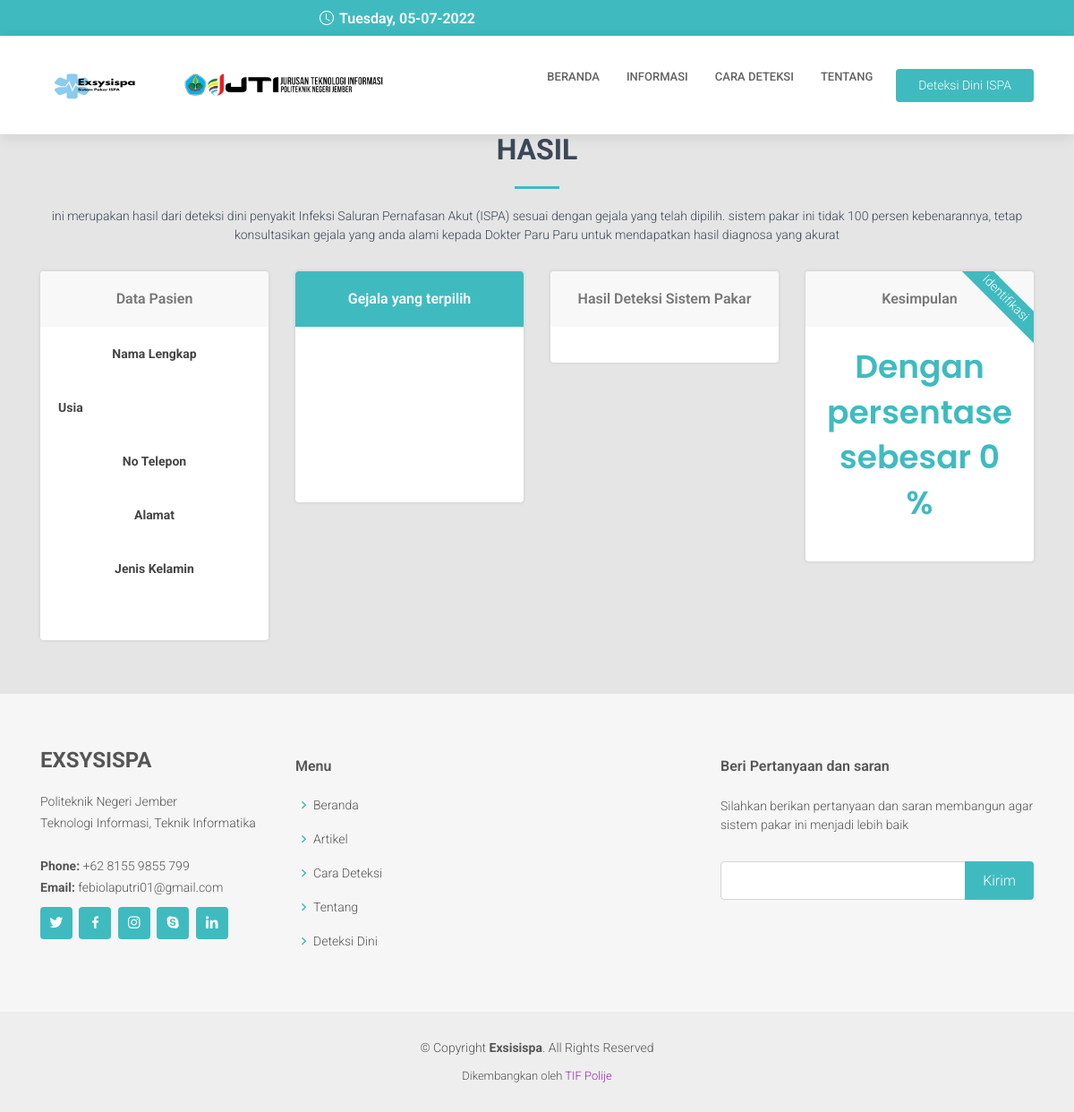
The page /index.php/frontend/konsultasi/act on the database as committed earlier.
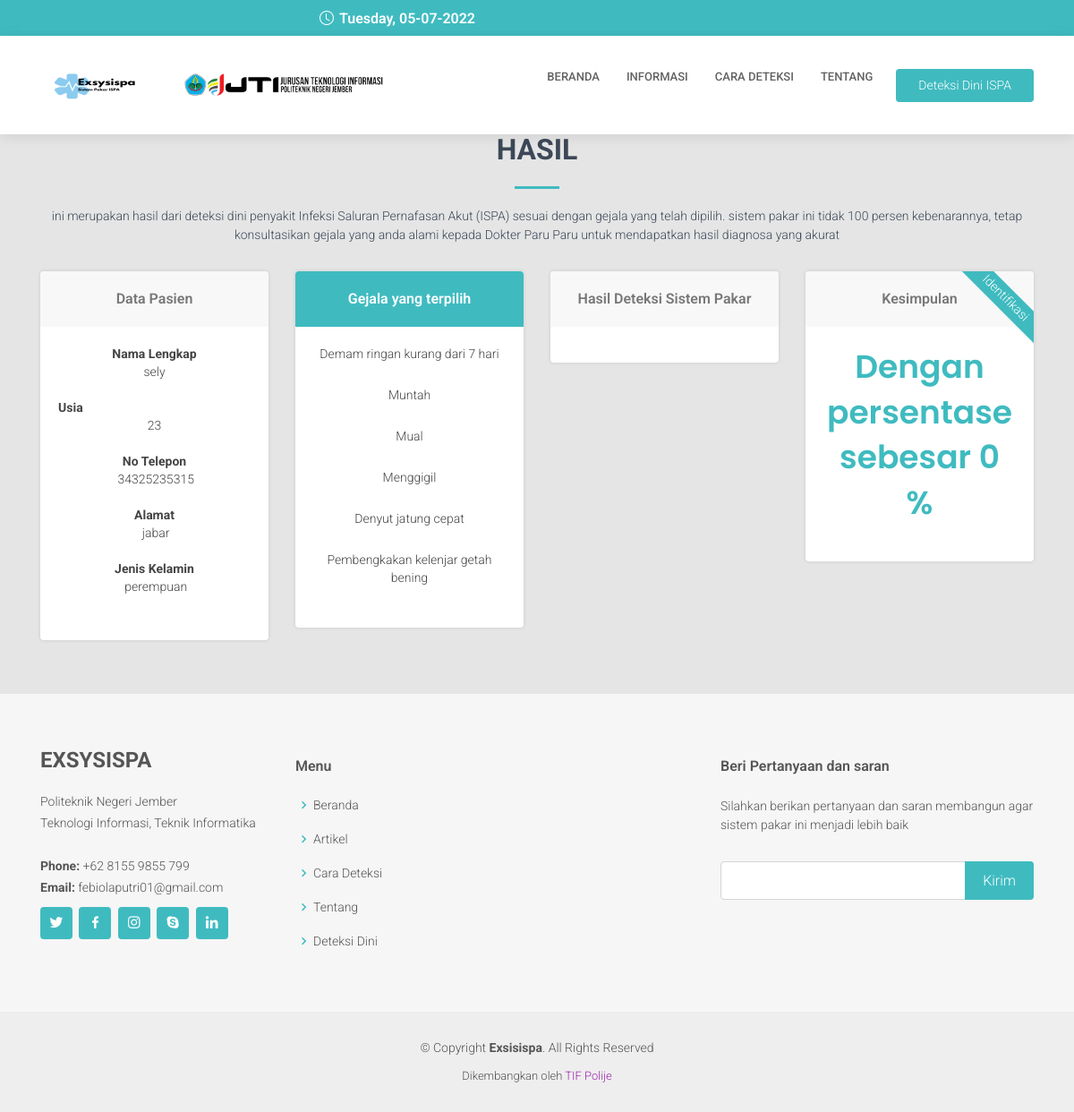
The same page on the database as committed later.
### tables this page shows
CREATE TABLE `tb_deteksi_pasien` (
  `id_deteksi_pasien` int(11) NOT NULL,
  `nama_pasien` varchar(255) NOT NULL,
  `usia` int(11) NOT NULL,
  `no_telfon` varchar(14) NOT NULL,
  `alamat` varchar(255) NOT NULL,
  `jenis_kelamin` varchar(50) NOT NULL,
  `deteksi_hasil_id` int(11) NOT NULL,
  `deteksi_date` timestamp NOT NULL DEFAULT current_timestamp() ON UPDATE current_timestamp()
);

CREATE TABLE `tb_gejala` (
  `id_gejala` int(11) NOT NULL,
  `kode_gejala` varchar(10) NOT NULL,
  `nama_gejala` varchar(100) NOT NULL,
  `image_gejala` varchar(128) NOT NULL,
  `gejala_inputdate` timestamp NOT NULL DEFAULT current_timestamp() ON UPDATE current_timestamp()
);

### application/controllers/frontend/Konsultasi.php (called while the page is built, shortened)
<?php
class Konsultasi extends CI_Controller
{
    public function __construct()
    {
        $this->load->model('konsultasi_model');
        $this->load->model('penyakit_model');
        $this->load->model('pertanyaan_model');
        $this->load->model('random_model');
        $this->load->model('evidence_model');
    }
    public function act()
    {
        $this->db->truncate('tmp_hitung');
        $kesimpulan['penyakit'] = $nama_penyakit;
        $kesimpulan['persentase'] = max($rule2);
        $this->hasil($kesimpulan);
}
    public function hasil($kesimpulan)
    {
        $data['datapasien']=$this->konsultasi_model->getPalingBaru();
        $data['penyakit']=$kesimpulan['penyakit'];
        $data['persentase']=$kesimpulan['persentase'];
        $this->db->select('hitung_id_gejala');
        $gej = $this->db->get('tmp_hitung')->result_array();
        $data['count']=count($gej);
        $s = 1;
        foreach ($gej as $gej){
            $data['gejala'][$s]=$this->db->where('id_gejala',$gej['hitung_id_gejala'])->get('tb_gejala')->row();
            $s++;
        }
        $this->load->view('frontend/_partials/header');
        $this->load->view('frontend/_partials/topbar');
        $this->load->view('frontend/deteksi/hasil',$data);
        $this->load->view('frontend/_partials/footer');
    }
}

### index.php (called while the page is built, shortened)
<?php
require_once BASEPATH.'core/CodeIgniter.php';

### application/models/Konsultasi_model.php (called while the page is built, shortened)
<?php
class Konsultasi_model extends CI_Model
{
    private $_table = 'tb_deteksi_pasien';
    public function getPalingBaru()
    {
        return $this->db->order_by('deteksi_date', 'DESC')->limit(1)->get($this->_table)->row_array();
    }
}

### application/views/frontend/deteksi/hasil.php (the view, shortened to what this page needs)
    <section id="pricing" class="pricing">
      <div class="container" data-aos="fade-up">
<br><br><br>
        <div class="section-title">
          <h2>Hasil</h2>
          <p>ini merupakan hasil dari deteksi dini penyakit Infeksi Saluran Pernafasan Akut (ISPA) sesuai dengan gejala yang telah dipilih. sistem pakar ini tidak 100 persen kebenarannya, tetap konsultasikan gejala yang anda alami kepada Dokter Paru Paru untuk mendapatkan hasil diagnosa yang akurat </p>
        </div>
        <div class="row">
          <div class="col-lg-3 col-md-6">
            <div class="box" data-aos="fade-up" data-aos-delay="100">
              <h3>Data Pasien </h3>
              <ul>
                      <strong>Nama Lengkap</strong><br>
                      <?= $datapasien['nama_pasien']; ?><br><br>
                      <strong class="pull-left">Usia</strong><br>
                      <?= $datapasien['usia']; ?><br><br>
                      <strong>No Telepon </strong><br>
                      &nbsp;<?= $datapasien['no_telfon']; ?><br><br>
                      <strong>Alamat </strong><br>
                      &nbsp;<?= $datapasien['alamat']; ?><br><br>
                      <strong>Jenis Kelamin </strong><br>
                      &nbsp;<?= $datapasien['jenis_kelamin']; ?><br><br>
              </ul>
            </div>
          </div>
          <div class="col-lg-3 col-md-6 mt-4 mt-md-0">
            <div class="box featured" data-aos="fade-up" data-aos-delay="200">
              <h3>Gejala yang terpilih</h3>
              <?php for ($i=1; $i <=$count ; $i++) { ?>
                <ul><li><?=$gejala[$i]->nama_gejala?></li></ul>
              <?php } ?>
            </div>
          </div>
          <div class="col-lg-3 col-md-6 mt-4 mt-lg-0">
            <div class="box" data-aos="fade-up" data-aos-delay="300">
              <h3>Hasil Deteksi Sistem Pakar</h3>
            </div>
          </div>
          <div class="col-lg-3 col-md-6 mt-4 mt-lg-0">
            <div class="box" data-aos="fade-up" data-aos-delay="400">
              <span class="advanced">Identifikasi</span>
              <h3>Kesimpulan</h3>
              <h4>Dengan persentase sebesar <?=$persentase*100?> %</h4>
            </div>
          </div>
        </div>
      </div>
    </section>

### application/views/frontend/_partials/header.php (shortened to what this page needs)
<!DOCTYPE html>
<html lang="en">
<head>
  <link href="<?= base_url('assets/template/')?>vendor/animate.css/animate.min.css" rel="stylesheet">
  <link href="<?= base_url('assets/template/')?>vendor/aos/aos.css" rel="stylesheet">
  <link href="<?= base_url('assets/template/')?>vendor/bootstrap/css/bootstrap.min.css" rel="stylesheet">
  <link href="<?= base_url('assets/template/')?>vendor/bootstrap-icons/bootstrap-icons.css" rel="stylesheet">
  <link href="<?= base_url('assets/template/')?>vendor/boxicons/css/boxicons.min.css" rel="stylesheet">
  <link href="<?= base_url('assets/template/')?>vendor/fontawesome-free/css/all.min.css" rel="stylesheet">
  <link href="<?= base_url('assets/template/')?>vendor/glightbox/css/glightbox.min.css" rel="stylesheet">
  <link href="<?= base_url('assets/template/')?>vendor/swiper/swiper-bundle.min.css" rel="stylesheet">
  <link href="<?= base_url('assets/template/')?>css/style.css" rel="stylesheet">
  <link rel="stylesheet" href="https://maxcdn.bootstrapcdn.com/font-awesome/latest/css/font-awesome.min.css" />
 <link href="<?= base_url() ?>assets_wizard/css/bootstrap.min.css" rel="stylesheet" />
  <link href="<?= base_url() ?>assets_wizard/css/material-bootstrap-wizard.css" rel="stylesheet" />
</head>
<body>

### application/views/frontend/_partials/topbar.php (shortened to what this page needs)
 <div id="topbar" class="d-flex align-items-center fixed-top">
   <div class="container d-flex align-items-center justify-content-center justify-content-md-between">
     <div class="align-items-center d-none d-md-flex">
       <i class="bi bi-clock"></i> <?php
       $tgl=date('l, d-m-Y');
       echo $tgl;
       ?>
     </div>
   </div>
 </div>
 <header id="header" class="fixed-top">
   <div class="container d-flex align-items-center">
<a class="logo me-auto" href="<?= base_url('home') ?>">
                       <img src="<?= base_url('assets/template/')?>img/logosypa.png" alt="logo">
                       <img src="<?= base_url('assets/template/') ?>img/jti_black.png" height="35" alt="logo">
                   </a>
     <nav id="navbar" class="navbar order-last order-lg-0">
       <ul>
         <li><a class="nav-link scrollto " href="<?= base_url('home') ?>">Beranda</a></li>
         <li><a class="nav-link scrollto" href="<?= base_url('frontend/artikel') ?>">Informasi</a></li>
         <li><a class="nav-link scrollto" href="<?= base_url('frontend/cara') ?>">Cara Deteksi</a></li>
         <li><a class="nav-link scrollto" href="<?= base_url('frontend/tentang') ?>">Tentang</a></li>
       </ul>
     </nav>
     <a href="<?=base_url('konsultasi') ?>" class="appointment-btn scrollto"><span class="d-none d-md-inline">Deteksi Dini</span> ISPA</a>
   </div>
 </header>

### application/views/frontend/_partials/footer.php (shortened to what this page needs)
  <footer id="footer">
    <div class="footer-top">
      <div class="container">
        <div class="row">
          <div class="col-lg-3 col-md-6">
            <div class="footer-info">
              <h3>EXSYSISPA</h3>
              <p>
                  Politeknik Negeri Jember <br>
                Teknologi Informasi, Teknik Informatika<br><br>
                <strong>Phone:</strong> +62 8155 9855 799<br>
                <strong>Email:</strong> febiolaputri01@gmail.com<br>
              </p>
              <div class="social-links mt-3">
                <a href="#" class="twitter"><i class="bx bxl-twitter"></i></a>
                <a href="#" class="facebook"><i class="bx bxl-facebook"></i></a>
                <a href="#" class="instagram"><i class="bx bxl-instagram"></i></a>
                <a href="#" class="google-plus"><i class="bx bxl-skype"></i></a>
                <a href="#" class="linkedin"><i class="bx bxl-linkedin"></i></a>
              </div>
            </div>
          </div>
          <div class="col-lg-2 col-md-6 footer-links">
            <h4>Menu</h4>
            <ul>
              <li><i class="bx bx-chevron-right"></i> <a href="#">Beranda</a></li>
              <li><i class="bx bx-chevron-right"></i> <a href="#">Artikel</a></li>
              <li><i class="bx bx-chevron-right"></i> <a href="#">Cara Deteksi</a></li>
              <li><i class="bx bx-chevron-right"></i> <a href="#">Tentang</a></li>
              <li><i class="bx bx-chevron-right"></i> <a href="#">Deteksi Dini</a></li>
            </ul>
          </div>
          <div class="col-lg-3 col-md-6 footer-links">
          </div>
          <div class="col-lg-4 col-md-6 footer-newsletter">
            <h4>Beri Pertanyaan dan saran</h4>
            <p>Silahkan berikan pertanyaan dan saran membangun agar sistem pakar ini menjadi lebih baik</p>
            <form action="" method="post">
              <input type="email" name="email"><input type="submit" value="Kirim">
            </form>
          </div>
        </div>
      </div>
    </div>
    <div class="container">
      <div class="copyright">
        &copy; Copyright <strong><span>Exsisispa</span></strong>. All Rights Reserved
      </div>
      <div class="credits">
        Dikembangkan oleh <a href="https://bootstrapmade.com/">TIF Polije</a>
      </div>
    </div>
  </footer>
</body>
</html>

Rows that differ between the two databases and show on the page:
added tb_deteksi_pasien: nama_pasien "sely", usia "23", no_telfon "34325235315", alamat "jabar", jenis_kelamin "perempuan"
added tb_gejala: nama_gejala "Demam ringan kurang dari 7 hari"
added tb_gejala: nama_gejala "Muntah"
added tb_gejala: nama_gejala "Mual"
added tb_gejala: nama_gejala "Menggigil"
added tb_gejala: nama_gejala "Denyut jatung cepat"
added tb_gejala: nama_gejala "Pembengkakan kelenjar getah bening"
